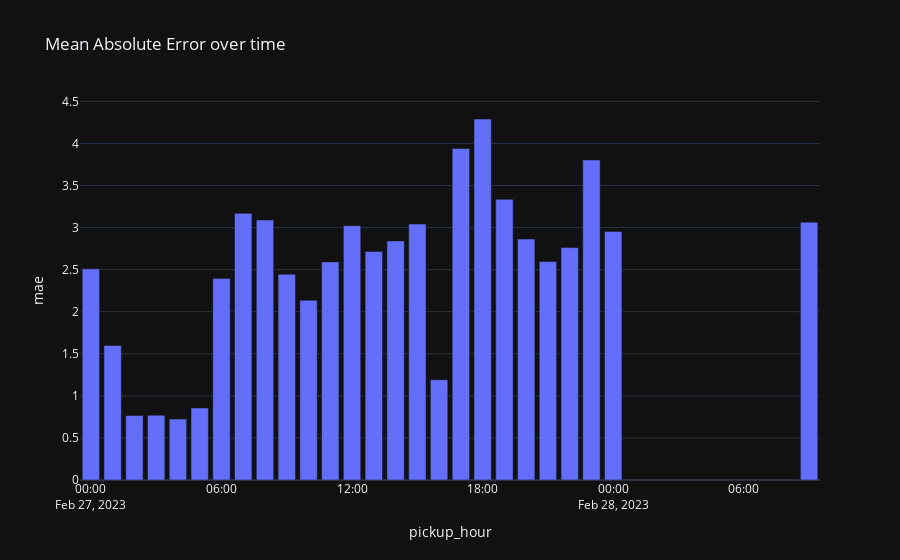

Write notebook code for a chart like this one.
### Code cell
# MAE per pickup_hour
# https://stackoverflow.com/a/47914634
mae_per_hour = (
    df
    .groupby('pickup_hour')
    .apply(lambda g: mean_absolute_error(g['rides'], g['predicted_demand']))
    .reset_index()
    .rename(columns={0: 'mae'})
    .sort_values(by='pickup_hour')
)

import plotly.express as px 

fig = px.bar(
    mae_per_hour,
    x='pickup_hour', y='mae',
    template='plotly_dark',
    # markers=True,
    title="Mean Absolute Error over time"
)
fig.show()

### Figure 1 — Plotly figure (JSON) as saved in the notebook; plotly's stock layout.template omitted (floating-point values rounded to 4 significant figures)
{"data": [{"alignmentgroup": "True", "hovertemplate": "pickup_hour=%{x}<br>mae=%{y}<extra></extra>", "legendgroup": "", "marker": {"color": "#636efa", "pattern": {"shape": ""}}, "name": "", "offsetgroup": "", "orientation": "v", "showlegend": false, "textposition": "auto", "type": "bar", "x": ["2023-02-27T00:00:00", "2023-02-27T01:00:00", "2023-02-27T02:00:00", "2023-02-27T03:00:00", "2023-02-27T04:00:00", "2023-02-27T05:00:00", "2023-02-27T06:00:00", "2023-02-27T07:00:00", "2023-02-27T08:00:00", "2023-02-27T09:00:00", "2023-02-27T10:00:00", "2023-02-27T11:00:00", "2023-02-27T12:00:00", "2023-02-27T13:00:00", "2023-02-27T14:00:00", "2023-02-27T15:00:00", "2023-02-27T16:00:00", "2023-02-27T17:00:00", "2023-02-27T18:00:00", "2023-02-27T19:00:00", "2023-02-27T20:00:00", "2023-02-27T21:00:00", "2023-02-27T22:00:00", "2023-02-27T23:00:00", "2023-02-28T00:00:00", "2023-02-28T09:00:00"], "xaxis": "x", "y": [2.509, 1.6, 0.766, 0.7698, 0.7245, 0.8566, 2.396, 3.17, 3.091, 2.445, 2.136, 2.592, 3.023, 2.717, 2.842, 3.042, 1.192, 3.94, 4.291, 3.336, 2.864, 2.596, 2.762, 3.804, 2.955, 3.064], "yaxis": "y"}], "layout": {"barmode": "relative", "legend": {"tracegroupgap": 0}, "title": {"text": "Mean Absolute Error over time"}, "xaxis": {"anchor": "y", "domain": [0, 1], "title": {"text": "pickup_hour"}}, "yaxis": {"anchor": "x", "domain": [0, 1], "title": {"text": "mae"}}}}
